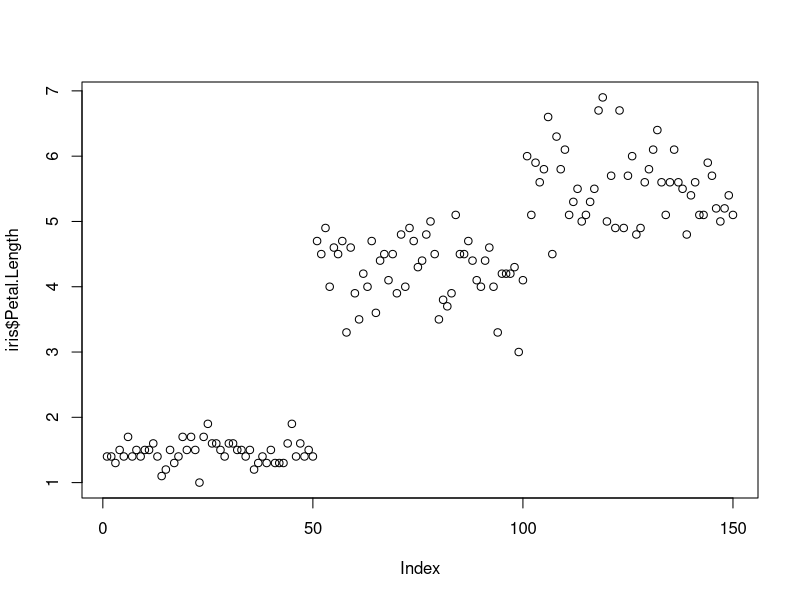
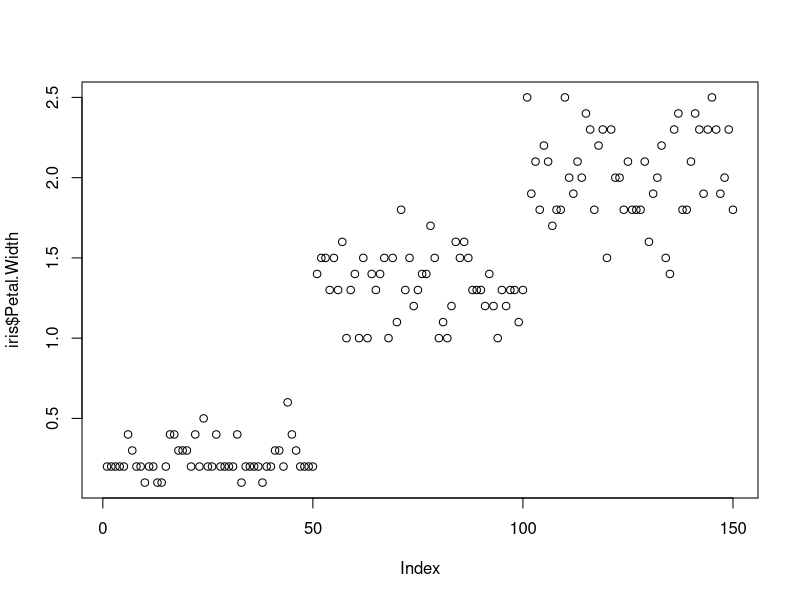
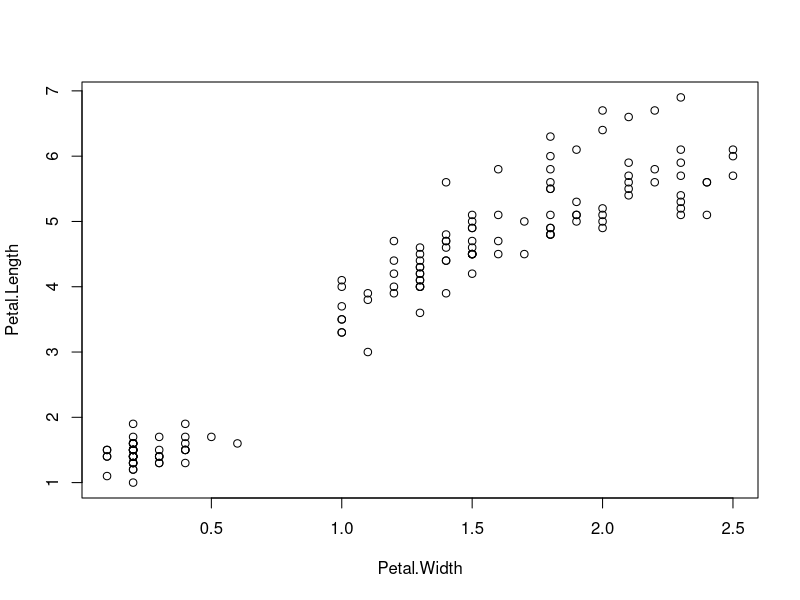
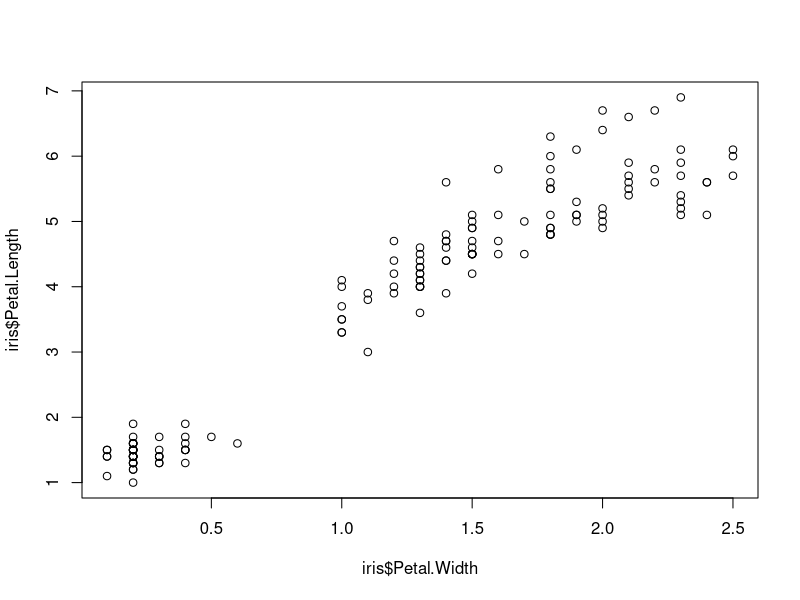
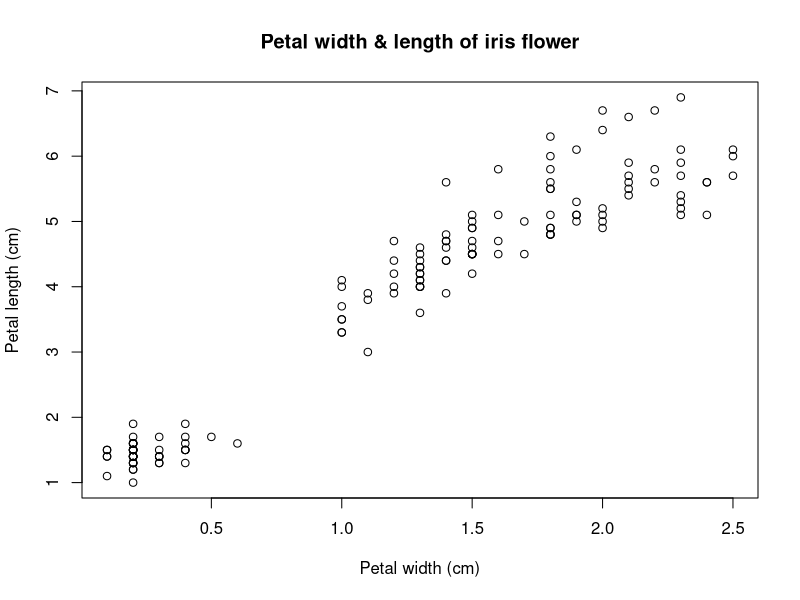
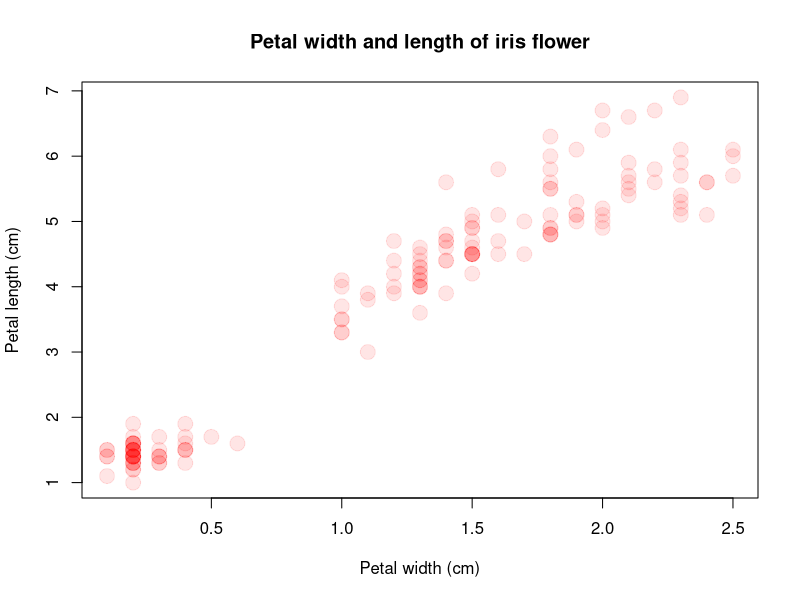
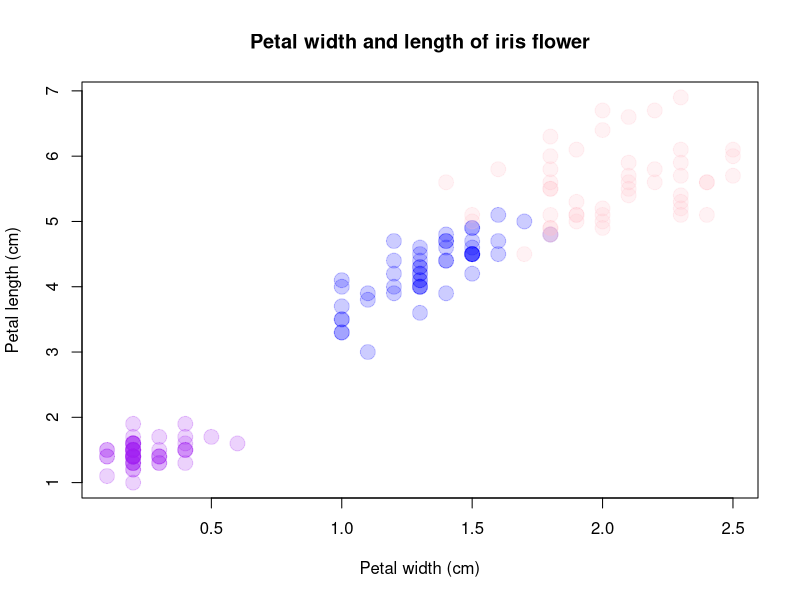
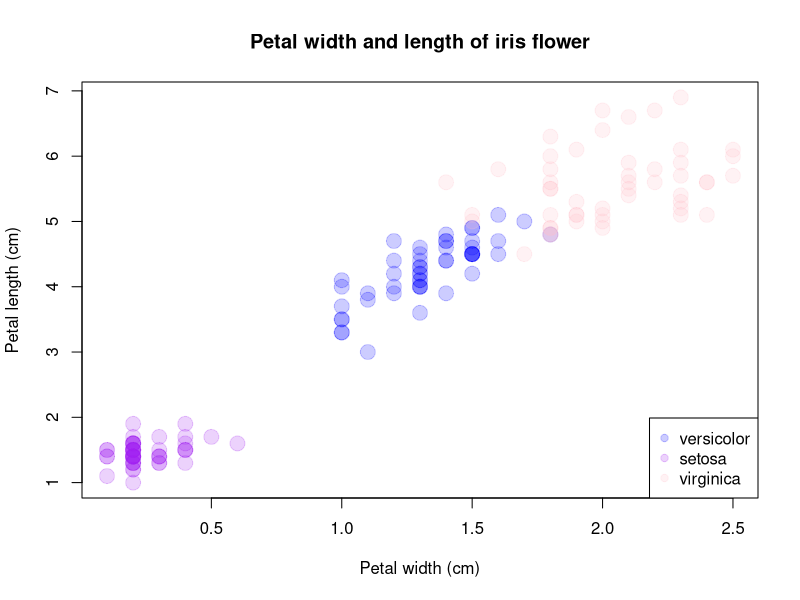

The R source for these figures, in order: (Note: this script raises an error after producing the figures.)
plot(iris$Petal.Length) # index observation for Petal.Length

plot(iris$Petal.Width) # index observation for Petal.Width

plot(Petal.Length ~ Petal.Width, data = iris) # pairwise

plot(iris$Petal.Length ~ iris$Petal.Width) # using the $ operator

# add labels to x- and y-axes, title 
plot(Petal.Length ~ Petal.Width, data = iris,
     xlab = 'Petal width (cm)', 
     ylab = 'Petal length (cm)',
     main = 'Petal width & length of iris flower') 

plot(Petal.Length ~ Petal.Width, data = iris,
     xlab = 'Petal width (cm)', 
     ylab = 'Petal length (cm)', 
     main = 'Petal width and length of iris flower',
     pch = 19, cex=2, 
     col = rgb (1,0,0,0.10))

# create a vector of character with color names
col.iris<-ifelse(iris$Species=='setosa','purple',ifelse(iris$Species=='versicolor','blue','pink')) 
col.iris

plot(Petal.Length ~ Petal.Width, data = iris,
     xlab = 'Petal width (cm)', 
     ylab = 'Petal length (cm)', 
     main = 'Petal width and length of iris flower',
     pch = 19, cex=2, 
     col = scales::alpha(col.iris, 0.2))

plot(Petal.Length ~ Petal.Width, dat = iris,
     xlab = 'Petal width (cm)', 
     ylab = 'Petal length (cm)', 
     main = 'Petal width and length of iris flower',
     pch = 19, cex=2, 
     col = scales::alpha(col.iris, 0.2))

legend(x="bottomright", pch= 19, cex=1.0, legend= c("versicolor","setosa", "virginica"), col=levels(as.factor(scales::alpha(col.iris, 0.2))))

plot(Petal.Length ~ Petal.Width, dat = iris,
     xlab = 'Petal width (cm)', 
     ylab = 'Petal length (cm)', 
     main = 'Petal width and length of iris flower',
     pch = 19, cex=2, las=1,
     col = scales::alpha((col.iris), 0.2))

legend(x="bottomright", pch= 19, cex=1.0, legend= c("versicolor","setosa", "virginica"), col=levels(as.factor(scales::alpha(col.iris, 0.2))))

plot(Petal.Length ~ Petal.Width, dat = iris,
     xlab = 'Petal width (cm)', 
     ylab = 'Petal length (cm)', 
     main = 'Petal width and length of iris flower',
     pch = 19, cex=2, las=1,
     col = scales::alpha((col.iris), 0.2))
legend(x="bottomright", pch= 19, cex=1.0, legend= c("versicolor","setosa", "virginica"), col=levels(as.factor(scales::alpha(col.iris, 0.2))))


plot(Petal.Length ~ Petal.Width, dat = iris,
     xlab = 'Petal width (cm)', 
     ylab = 'Petal length (cm)', 
     main = 'Petal width and length of iris flower',
     cex.axis=1.0, cex.lab=1.5, cex.main=1.5,
     pch = 19, cex=2, las=1,
     col = scales::alpha(col.iris, 0.2))
legend(x="bottomright", pch= 19, cex=1.0, legend= c("versicolor","setosa", "virginica"), col=levels(as.factor(scales::alpha(col.iris, 0.2))))

ratio<-iris$Petal.Length/iris$Sepal.Width  # ratio between the length of petal and the width of Sepal
plot(Petal.Length ~ Petal.Width, dat = iris,
     xlab = 'Petal width (cm)', 
     ylab = 'Petal length (cm)', 
     main = 'Petal width and length of iris flower',
     cex.axis=1.0, cex.lab=1.5, cex.main=1.5,
     pch = 19, las=1, cex= ratio * 2, 
     col = scales::alpha(col.iris, 0.2))
legend(x="bottomright", pch= 19, cex=1.0, legend= c("versicolor","setosa", "virginica"), col=levels(as.factor(scales::alpha(col.iris, 0.2))))

ratio<-iris$Petal.Length/iris$Sepal.Width  # ratio between the length of petal and the width of Sepal
plot(Petal.Length ~ Petal.Width, dat = iris,
     xlab = 'Petal width (cm)', 
     ylab = 'Petal length (cm)', 
     main = 'Petal width and length of iris flower',
     cex.axis=1.0, cex.lab=1.5, cex.main=1.5,
     pch = 19, las=1, cex= ratio * 2, 
     col = scales::alpha(col.iris, 0.2))
legend(x="bottomright", pch= 19, cex=1.0, legend= c("versicolor","setosa", "virginica"), col=levels(as.factor(scales::alpha(col.iris, 0.2))))

ratio<-iris$Petal.Length/iris$Sepal.Width  # ratio between the length of petal and the width of Sepal

plot(Petal.Length ~ Petal.Width, dat = iris,
     xlab = 'Petal width (cm)', 
     ylab = 'Petal length (cm)', 
     main = 'Petal width and length of iris flower',
     cex.axis=1.0, cex.lab=1.5, cex.main=1.5,
     pch = 19, las=1, cex= ratio * 2, 
     col = scales::alpha(col.iris, 0.2))

legend(x="bottomright", pch= 19, cex=1.0, legend= c("versicolor","setosa", "virginica"), col=levels(as.factor(scales::alpha(col.iris, 0.2))))


pairs(iris[1:4], pch=19, col = scales::alpha(col.iris, 0.2))

# generate a data frame with chronological variable
blossom <- NULL
blossom$year <- 2010:2019
blossom$count.alaska <- c(3, 1, 5, 2, 3, 8, 4, 7, 6, 9)
blossom$count.canada <- c(4, 6, 5, 7, 10, 8, 10, 11, 15, 17)
as.data.frame(blossom)

blossom<-NULL
blossom$year <- 2010:2019
blossom$count.alaska <- c(3, 1, 5, 2, 3, 8, 4, 7, 6, 9)
blossom$count.canada <- c(4, 6, 5, 7, 10, 8, 10, 11, 15, 17)
as.data.frame(blossom)

plot(count.alaska ~ year,dat = blossom, type='l',
     ylab = "No. of flower blossoming")
plot(count.alaska ~ year,dat = blossom, type='b', pch=20,
     ylab = "No. of flower blossoming") 
plot(Petal.Length ~ Petal.Width, dat = iris.ver,
     xlab = 'Petal width (cm)', 
     ylab = 'Petal length (cm)', 
     main = 'Petal width and length of iris flower',
     cex.axis=1.0, cex.lab=1.5, cex.main=1.5, type='n',
     xlim=x.rng,  ylim=y.rng)
par(las=1) 
